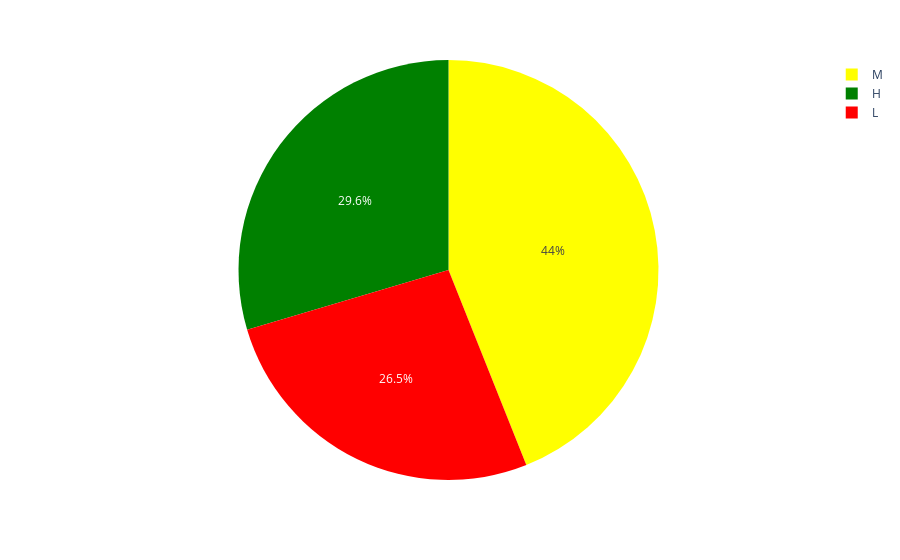

This figure's notebook cell:
### Markdown cell above
### Bad Rate Analysis

### Code cell
import plotly.express as px

fig = px.pie(Edu,names='Class',color='Class',
             color_discrete_map={'L':'Red',
                                 'M':'Yellow',
                                'H':'Green'})
fig.show()

### Figure 1 — Plotly figure (JSON) as saved in the notebook; plotly's stock layout.template omitted (floating-point values rounded to 4 significant figures; data arrays with more than 128 entries replaced by an {"elided": "..."} marker saying what was removed)
{"data": [{"customdata": {"elided": "480x1 str values"}, "domain": {"x": [0, 1], "y": [0, 1]}, "hovertemplate": "Class=%{customdata[0]}<extra></extra>", "labels": {"elided": "480 str values"}, "legendgroup": "", "marker": {"colors": {"elided": "480 str values"}}, "name": "", "showlegend": true, "type": "pie"}], "layout": {"legend": {"tracegroupgap": 0}, "margin": {"t": 60}}}
